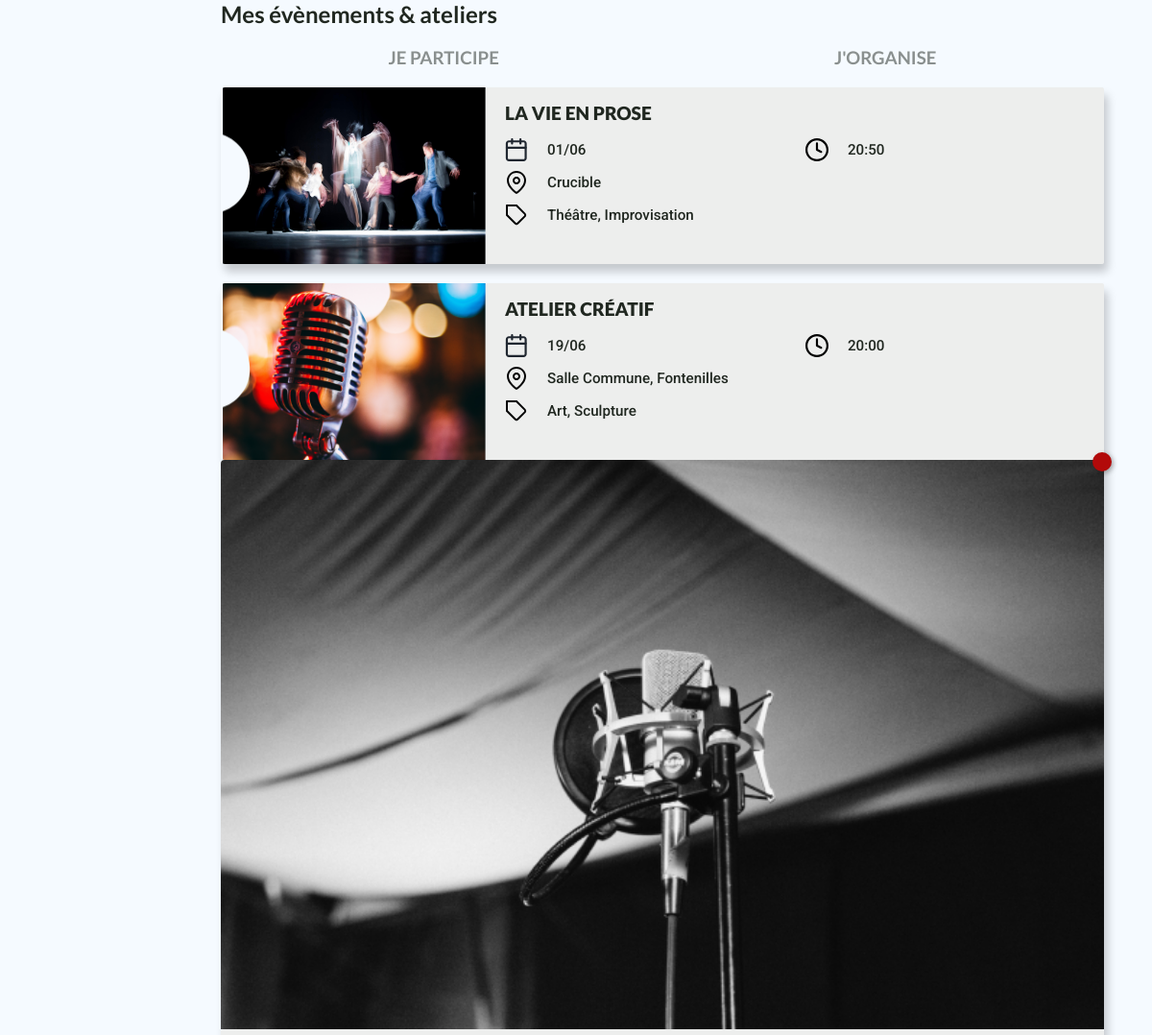
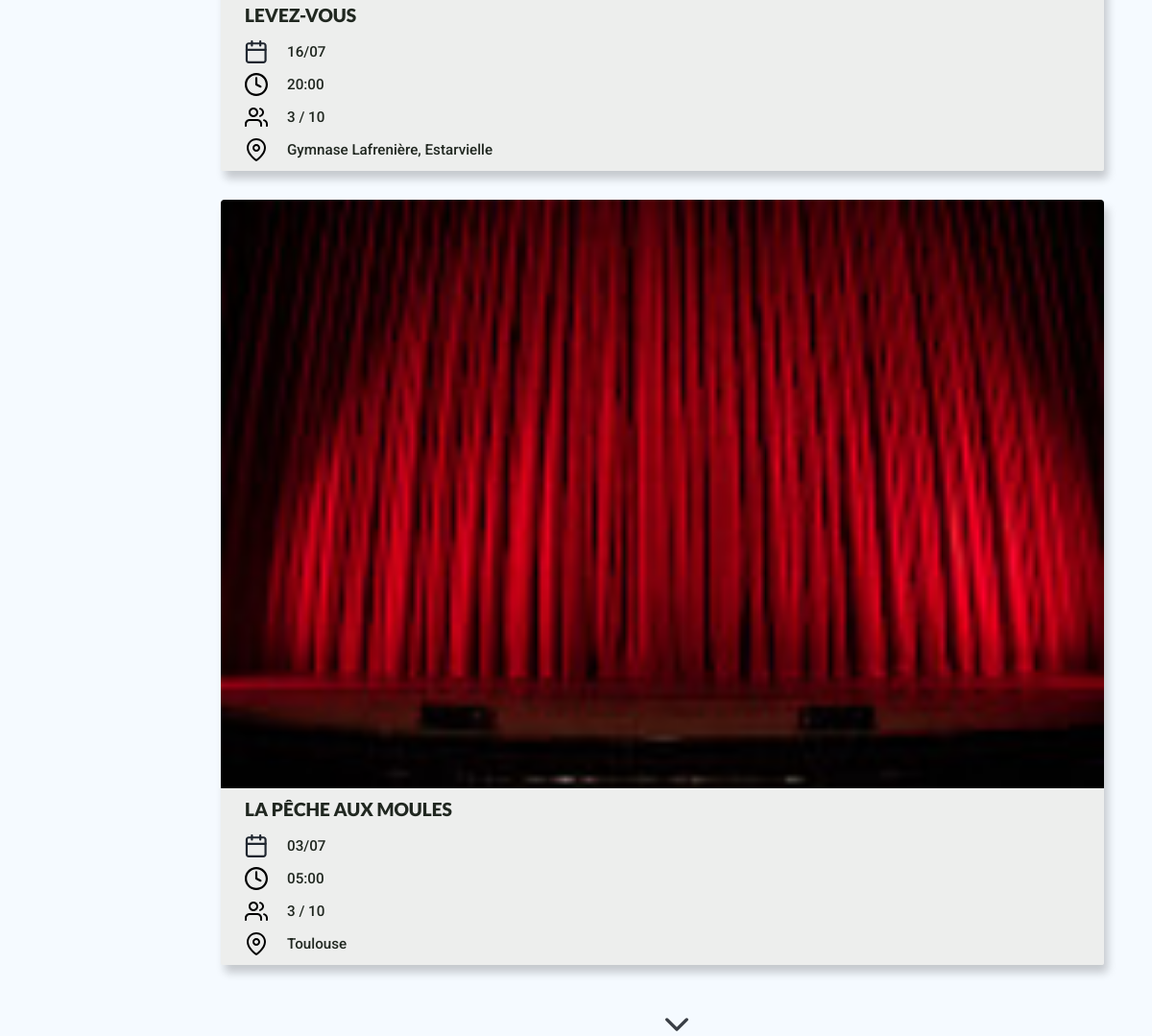
Page /events&billets.php on the committed database (2 pictures, top to bottom).
### tables this page shows
CREATE TABLE `evenements` (
  `event_id` int(11) NOT NULL,
  `event_titre` text NOT NULL,
  `event_type` int(11) NOT NULL,
  `event_date` date NOT NULL,
  `event_heure` text NOT NULL,
  `event_lieu` text NOT NULL,
  `event_organisateur` text NOT NULL,
  `event_public` int(11) NOT NULL,
  `event_tags` text NOT NULL,
  `event_prix` float NOT NULL,
  `event_description` text NOT NULL,
  `event_image` text NOT NULL,
  `event_fav` int(11) NOT NULL,
  `my_event` int(11) NOT NULL
);

### functions.php (called while the page is built, shortened)
<?php
function lien($l){
    $link = str_replace(' ','+',$l);
    return $link;
}
function title($t){
    $output = str_replace('+', ' ', $t);
    return $output ;
}
function tagscard($tags){
    $output = str_replace('&', ', ', $tags);
    return $output;
}
function datecard($d){
    $dater = explode ('-', $d, 3);
    return $dater[2].'/'.$dater[1];
}
?>

### pages/corps.php (the view, shortened to what this page needs)
<?php
echo '<div class="maingrid">
            <div class="header">
                <a href="#menu" class="menu svg"></a>
                <div>
                    <a href="#recherche" id="search" class="search svg"></a>
                    <a href="mesMessages.php" class="chat svg autres"></a>
                    <a href="" class="notifs svg autres"></a>
                </div>
                <div id="searching_input">
                    <label class="">
                    <input class="" type="text" placeholder = "Entre un nom, un lieu, une date..." >
                </div>
                <span></span>
            </div>
            <div class="searchPage listHidden">
                <div class="selecteur listHidden">
                    <a href="#" >ateliers</a>
                    <a href="#" class="listed">évènements</a>
                </div>
                <div class="organisation listHidden" id="evenements" >';
echo'
        </div>
        <div class="participation listHidden " id="ateliers">';
echo'
    </div>
    </div>
';
?>

### entete.php (shortened to what this page needs)
<?php
echo'
    <!DOCTYPE html>
    <html lang="fr">
    <head>
    <meta charset="utf-8">
    <meta name="viewport" content="width=device-width, initial-scale=1.0">
    <link rel="stylesheet" href="css/base.css">
    <link rel="stylesheet" href="css/settings.css">
    <link rel="stylesheet" href="css/structure.css">
    <link rel="stylesheet" href="css/menu.css">
    <link rel="stylesheet" href="css/creationEvent.css">
    <link rel="stylesheet" href="css/cards.css">
    <link rel="stylesheet" href="css/messagerie.css">
    <link rel="stylesheet" href="css/events&ateliers.css">
    <link rel="stylesheet" href="css/ficheEvent.css">
    <link rel="stylesheet" href="css/profilUser.css">
<link rel="stylesheet" href="https://npmcdn.com/leaflet@1.0.0-rc.2/dist/leaflet.css" />
<script src="https://npmcdn.com/leaflet@1.0.0-rc.2/dist/leaflet.js"></script>
    <script
    src="https://code.jquery.com/jquery-3.4.0.min.js"
></script>
    <script src="https://code.jquery.com/ui/1.12.1/jquery-ui.js"></script>
    <script src="https://cdnjs.cloudflare.com/ajax/libs/gsap/2.1.2/TweenMax.min.js"></script>
    <script src="https://cdnjs.cloudflare.com/ajax/libs/gsap/2.1.2/TimelineMax.min.js"></script>
    <title>Kult !</title>
    <style> body {padding: 0; margin: 0;} </style>
    </head>
    <body>
';
?>

### events&billets.php (shortened to what this page needs)
<?php
include("database.php");
include('functions.php');
include('entete.php');
$menu = $_SESSION['quelMenu'] ;
$ev = mysqli_query($connect, "SELECT * FROM `evenements` WHERE event_type = 1");
$at = mysqli_query($connect, "SELECT * FROM `evenements` WHERE event_type = 0");
$mes_events = mysqli_query($connect, "SELECT * FROM `evenements` WHERE my_event = 1");
include('pages/corps.php');
echo '<section id="events_ateliers">
            <h2>Mes évènements & ateliers</h2>
            <div class="selecteur">
                <a href="#" ';
                if($menu == 'mes_participations') echo' class="listed"' ;
                echo'>Je participe</a>
                <a href="#"';
                if($menu == 'mes_evenements') echo 'class="listed"';
                echo'>J'."'".'organise</a>
            </div>
        <div class="cardsBillets">
            <div class="participation">
        ';
        if( mysqli_num_rows($ev) > 0){
            $data = mysqli_fetch_array($ev);
                echo'
                    <article>
                        <a href="billet.php"></a>
                            <img src="'.$data['event_image'].'" class="frontImg" alt="image of '.$data['event_titre'].'">
                        <div class="infos">
                            <h4>'.utf8_encode(title($data['event_titre'])).'</h4>
                            <div class="horaires">
                                <div>
                                    <img src="./assets/icons/calendar.svg" alt="">
                                    <p>'.datecard($data['event_date']).'</p>
                                </div>
                                <div>
                                    <img src="./assets/icons/hour.svg" alt="">
                                    <p>'.$data['event_heure'].'</p>
                                </div>
                            </div>
                            <div>
                                <img src="./assets/icons/location.svg" alt="">
                                <p>'.utf8_encode($data['event_lieu']).'</p>
                            </div>
                            <div>
                                <img src="./assets/icons/tags.svg" alt="">
                                <p>'.utf8_encode( tagscard($data['event_tags']) ).'</p>
                            </div>
                        </div>
                    </article>
                ';
            }
        if( mysqli_num_rows($at) > 0 ){
            $data = mysqli_fetch_array($at);
                echo'
                    <article>
                        <a href="billet.php"></a>
                            <img src="'.$data['event_image'].'" class="frontImg" alt="image of '.$data['event_titre'].'">
                        <div class="infos">
                            <h4>'.utf8_encode(title($data['event_titre'])).'</h4>
                            <div class="horaires">
                                <div>
                                    <img src="./assets/icons/calendar.svg" alt="">
                                    <p>'.datecard($data['event_date']).'</p>
                                </div>
                            <div>
                                <img src="./assets/icons/hour.svg" alt="">
                                <p>'.$data['event_heure'].'</p>
                            </div>
                            </div>
                            <div>
                                <img src="./assets/icons/location.svg" alt="">
                                <p>'.utf8_encode($data['event_lieu']).'</p>
                            </div>
                            <div>
                                <img src="./assets/icons/tags.svg" alt="">
                                <p>'.utf8_encode( tagscard($data['event_tags']) ).'</p>
                            </div>
                        </div>
                    </article>
                ';
            }
   echo'
        </div>
        <div class="organisation">';
        if( mysqli_num_rows($mes_events) > 0){
        while( $dataz = mysqli_fetch_array($mes_events)){
            echo'
            <article>
                <div class="notif"></div>
                        <a href="fiche_event.php?title_event='.lien($dataz['event_titre']).'"></a>
                            <img src="'.$dataz['event_image'].'" class="frontImg" alt="image of '.$dataz['event_titre'].'">
                        <div class="infos">
                            <h4>'.utf8_encode(title($dataz['event_titre'])).'</h4>
                                <div>
                                    <img src="./assets/icons/calendar.svg" alt="">
                                    <p>'.datecard($dataz['event_date']).'</p>
                                </div>
                                <div>
                                    <img src="./assets/icons/hour.svg" alt="">
                                    <p>'.$dataz['event_heure'].'</p>
                                </div>
                            <div>
                                <img src="./assets/icons/participants.svg" alt="">
                                <p>3 / 10</p>
                            </div>
                            <div>
                                <img src="./assets/icons/location.svg" alt="">
                                <p>'.utf8_encode( $dataz['event_lieu'] ).'</p>
                            </div>
                        </div>
                    </article>
                ';
        }
    }
    echo'
        </div>
        <div id="voir_anciens">
            <p class="voir_anciens"></p>
            <img src="./assets/icons/chevron-dark.svg" alt="">
        </div>
</section>';
echo '</div>';
echo' </body>
    </html>
';
?>

### css/base.css (style rules this page uses)
*, *:after, *:before { box-sizing: inherit; }
body { font-family:'Roboto'; color:var(--blak); background-color:#F5FAFF; }
a { text-decoration: none; font-family:'Lato' }
h2 { font-family:'Lato'; color:var(--blak); }
h4 { font-family:'Lato'; }
div { border-radius:2px; }

### css/settings.css (style rules this page uses)
html { --whit :#EDEEED; --blak: #202720; --raid: #B20A0A; --gris: #353535; }

### css/structure.css (style rules this page uses)
.maingrid { display:grid; justify-items:left; grid-template-rows: 24px repeat(4,auto); grid-template-columns:90vw; grid-row-gap: 50px; margin: 3vh 5vw; }
.maingrid > section > h2 { margin:0 0 20px 0; }
.maingrid > section { width:90vw; }
@media (min-width:1000px) { .maingrid { margin:0; grid-template-columns:[navbar] 15% 50px [sections] 1fr 50px; grid-template-rows:20px [search] 30px [cardsfav] auto [carrousel] 25vh [cardsartistes] auto [cardsnews] auto; grid-row-gap:50px; } }
@media (min-width:1000px) { .maingrid > section { grid-column: sections; } }

### css/cards.css (style rules this page uses)
.frontImg { position:relative; object-fit:cover; overflow:hidden; width:100%; height:100%; border-radius: 4px 4px 0 0; }

### css/events&ateliers.css (style rules this page uses)
#events_ateliers { width:100% }
.selecteur { display:grid; grid-template-columns:auto auto; justify-items: center; margin-bottom:20px; }
.selecteur > a { text-align:center; font-size:14pt; text-transform:uppercase; font-weight:700; color:var(--blak); opacity:0.5; transition: 0.5 linear ; }
.organisation { display:grid; grid-template-columns:width; grid-auto-rows:auto; grid-row-gap:30px }
.organisation article { position:relative; display:grid; grid-template-rows:auto auto; border-radius:4px; box-shadow:4px 8px 10px rgba(0,0,0,0.2) }
#events_ateliers article a { position:absolute; top:0; left:0; width:100%; height:100%; }
.organisation article > img { width:100%; height:100%; object-fit:4px; border-radius:4px 4px 0 0; }
.organisation article .infos { padding:10px 25px; background-color:var(--whit); }
#events_ateliers article .infos h4 { text-transform:uppercase; font-size:1.2em; font-weight:900; white-space: nowrap; overflow:hidden; text-overflow: ellipsis; margin:0 0 15px 0; }
#events_ateliers article .infos div { display:grid; grid-template-columns: 24px auto; grid-column-gap:20px; justify-items:start; align-items:center; margin: 0 0 10px 0; }
#events_ateliers article .infos div:last-child { margin: 0 }
#events_ateliers article .infos div img { width:24px; height:24px; }
#events_ateliers article .infos div p { color:var(--blak); text-align:left; font-size:0.95em; font-weight:500; margin:0; text-transform:capitalize }
.notif { z-index:20; position:absolute; top:-8px; right:-8px; width:20px; height:20px; border-radius:10px; background-color:var(--raid); box-shadow:2px 2px 5px rgba(0,0,0,0.3) }
.participation { position:relative; display:grid; grid-auto-rows: auto; grid-row-gap:20px; }
.participation article { position:relative; display:grid; grid-template-columns:30% auto; border-radius:4px; box-shadow:4px 8px 10px rgba(0,0,0,0.2) }
.participation article > img { width:100%; height:100%; object-fit:cover; border-radius:4px 0 0 4px; }
.participation .horaires { display:grid; grid-template-columns:auto auto !important; margin-bottom:10px; }
.participation .horaires > * { margin-bottom:0 !important; }
.participation article .infos { padding:15px 20px; background-color:var(--whit); }
#events_ateliers .participation article > img { mask:url('../assets/icons/mask_entire.svg'); mask-position:0 50%; mask-size: cover; max-width:100%; }
#voir_anciens { display:flex !important; justify-content: center; align-content:baseline; margin:50px 0 0 0; }
#voir_anciens img { width:24px; height:24px; }

### entete.php (style rules this page uses)
body { padding: 0; margin: 0; }

### rows in the picture
evenements: event_image (picture), event_titre "LA VIE EN PROSE", event_date "01/06", event_heure "20:50", event_lieu "Crucible", event_tags "Théâtre, Improvisation"
evenements: event_image (placeholder picture), event_titre "ATELIER CRÉATIF", event_date "19/06", event_heure "20:00", event_lieu "Salle Commune, Fontenilles", event_tags "Art, Sculpture"
evenements: event_image+event_titre (picture), event_titre "LEVEZ-VOUS", event_date "16/07", event_heure "20:00", event_lieu "Gymnase Lafrenière, Estarvielle"
evenements: event_image (placeholder picture), event_titre "LA PÊCHE AUX MOULES", event_date "03/07", event_heure "05:00", event_lieu "Toulouse"
